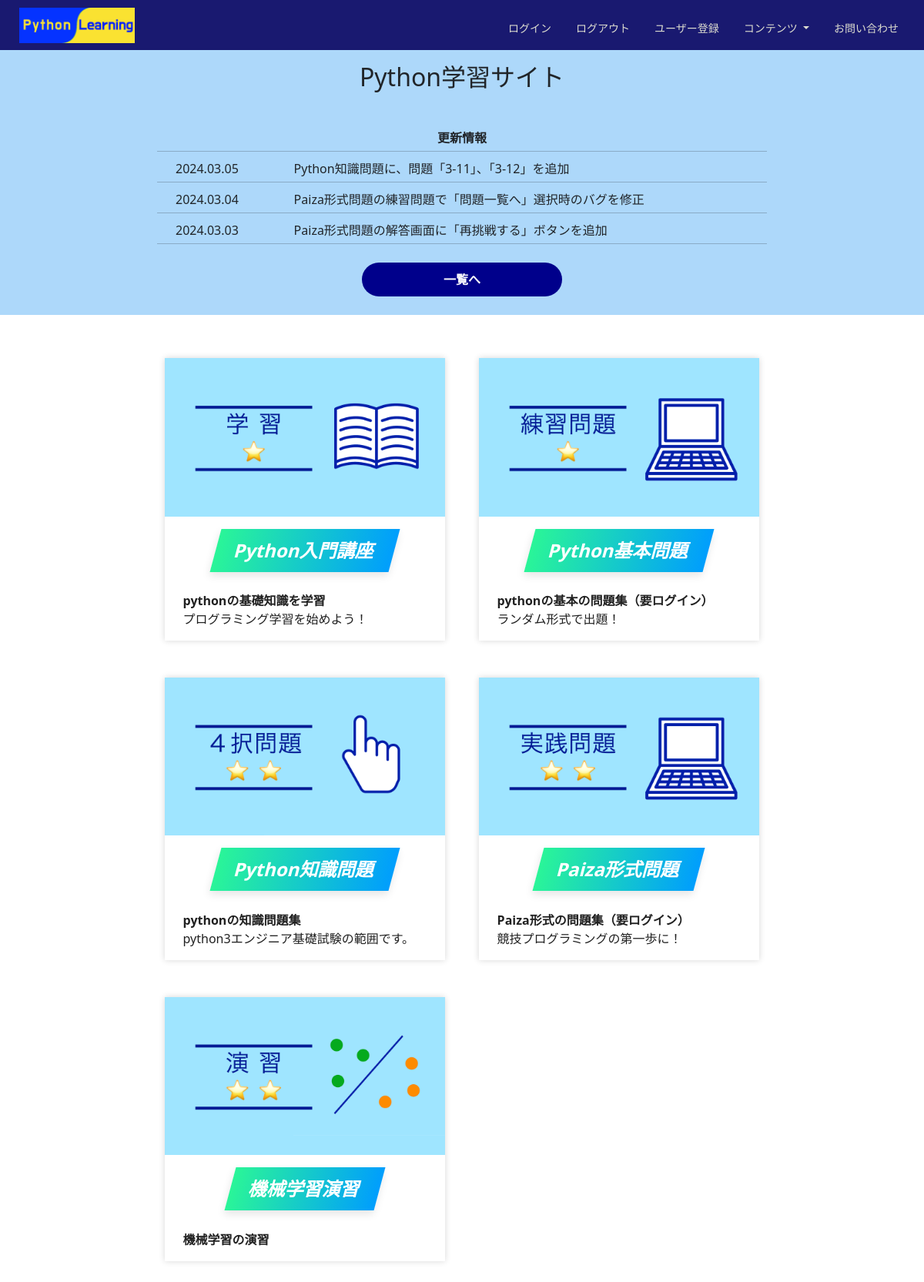
Before: / with the older database file.
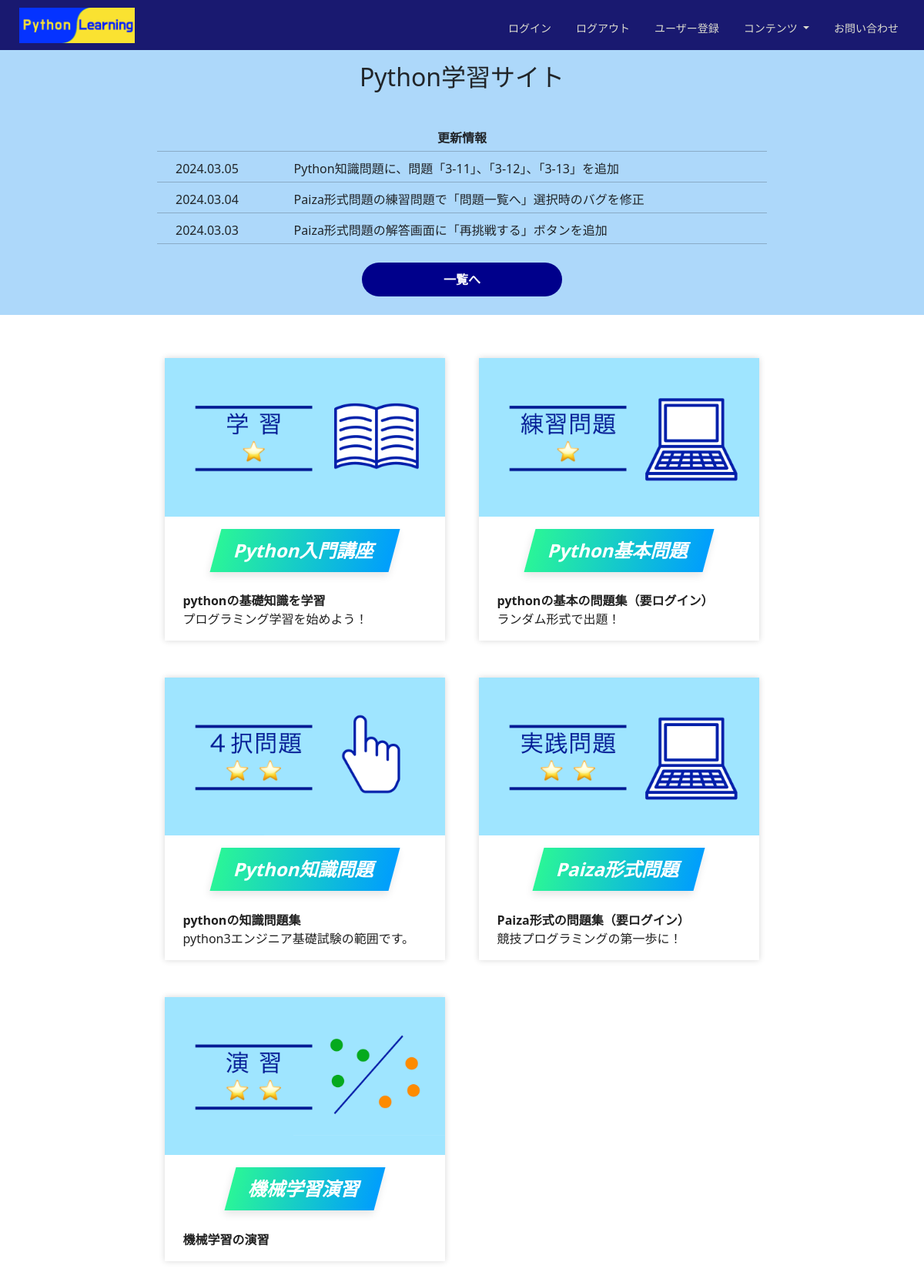
After: the same page with the newer database file.
### python_learning_app/models/index.py (models this page shows, shortened)
class News(models.Model):
    date = models.DateField(verbose_name="更新日")
    comment = models.CharField(max_length=80, verbose_name="更新内容")
    detail = models.TextField(blank=True, verbose_name="詳細")

### python_learning_app/views/index.py (the view)
# urls.py: path('', index.top_page, name='index'),
def top_page(request):
    news = News.objects.all().order_by('date').reverse()
    if len(news) < 3:
        recent = news[0:len(news)]
    else:
        recent = news[0:3]
    params = {'recent': recent, "debug": DEBUG}
    return render(request, 'python_learning/index.html', params)

### templates/python_learning/index.html (shortened to what this page needs)
{% extends 'python_learning/base.html' %}
{% load static %}
{% block css %}
<link href="{% static 'css/top.css' %}" rel="stylesheet">
{% endblock css %}
{% block content %}
<div>
<div class="pt-3" style="background-color: #add8fa;">
    <h2 class="text-center mb-5">Python学習サイト</h2>
    <div class="row">
        <div class="col-2"></div>
        <div class="col-8">
            <div class="text-center" style="font-weight: bold;">更新情報</div>
            <hr class="slight_line">
            {% for news in recent %}
            <div class="ps-4" style="display: flex;">
              <div style="width: 20%;">
                {{ news.date|date:"Y.m.d" }}
              </div>
              <div style="width: 80%;">
                {{ news.comment }}
              </div>
            </div>
            <hr class="slight_line">
            {% endfor %}
            <div class="button_list m-4">
                <a href="{% url 'python_learning:news_list' %}">一覧へ</a>
            </div>
        </div>
        <div class="col-2"></div>
    </div>
</div>
<div style="height: 40px;"></div>
<div class="row">
    <div class="col-2"></div>
    <div class="col-4">
        <div class="l-wrapper_01">
            <article class="card_01">
              <div class="card__header_01">
                <p class="card__title_01"><a href="{% url 'python_learning:intro' %}" class="button_01">Python<br class="sp_1">入門<br class="sp_2">講座</a></p>
                <figure class="card__thumbnail_01">
                    <img src="{% static 'img/index/gakushu1.png' %}" alt="サムネイル" class="card__image_01">
              </figure>
              </div>
              <div class="card__body_01">
                <p class="card__text2_01">
                  <b>pythonの基礎知識を学習</b><br>
                  プログラミング学習を始めよう！
                </p>
              </div>
            </article>
          </div>
    </div>
    <div class="col-4">
        <div class="l-wrapper_01">
            <article class="card_01">
              <div class="card__header_01">
                <p class="card__title_01"><a href="{% url 'python_learning:questions_beginner' %}" class="button_01">Python<br class="sp_1">基本<br class="sp_2">問題</a></p>
                <figure class="card__thumbnail_01">
                    <img src="{% static 'img/index/renshu1.png' %}" alt="サムネイル" class="card__image_01">
              </figure>
              </div>
              <div class="card__body_01">
                <p class="card__text2_01">
                  <b>pythonの基本の問題集（要ログイン）</b><br>
                  ランダム形式で出題！
                </p>
              </div>
            </article>
          </div>
    </div>
    <div class="col-2"></div>
</div>
<div class="row">
    <div class="col-2"></div>
    <div class="col-4">
        <div class="l-wrapper_01">
            <article class="card_01">
              <div class="card__header_01">
                <p class="card__title_01"><a href="{% url 'python_learning:chapter' %}" class="button_01">Python<br class="sp_1">知識<br class="sp_2">問題</a></p>
                <figure class="card__thumbnail_01">
                    <img src="{% static 'img/index/yontaku2.png' %}" alt="サムネイル" class="card__image_01">
              </figure>
              </div>
              <div class="card__body_01">
                <p class="card__text2_01">
                  <b>pythonの知識問題集</b><br>
                  python3エンジニア基礎試験の範囲です。
                </p>
              </div>
            </article>
          </div>
    </div>
    <div class="col-4">
        <div class="l-wrapper_01">
            <article class="card_01">
              <div class="card__header_01">
                <p class="card__title_01"><a href="{% url 'python_learning:p_like' %}" class="button_01">Paiza<br class="sp_1">形式<br class="sp_2">問題</a></p>
                <figure class="card__thumbnail_01">
                    <img src="{% static 'img/index/zissen2.png' %}" alt="サムネイル" class="card__image_01">
              </figure>
              </div>
              <div class="card__body_01">
                <p class="card__text2_01">
                  <b>Paiza形式の問題集（要ログイン）</b><br>
                  競技プログラミングの第一歩に！
                </p>
              </div>
            </article>
          </div>
    </div>
    <div class="col-2"></div>
</div>
<div class="row">
    <div class="col-2"></div>
    <div class="col-4">
        <div class="l-wrapper_01">
            <article class="card_01">
              <div class="card__header_01">
                <p class="card__title_01"><a href="{% url 'python_learning:machine_learning' %}" class="button_01">機械学習<br class="sp_1">演習</a></p>
                <figure class="card__thumbnail_01">
                    <img src="{% static 'img/index/enshu2.png' %}" alt="サムネイル" class="card__image_01">
              </figure>
              </div>
              <div class="card__body_01">
                <p class="card__text2_01">
                  <b>機械学習の演習</b>
                </p>
              </div>
            </article>
          </div>
    </div>
    <div class="col-4">
    </div>
    <div class="col-2"></div>
</div>
</div>
{% endblock content %}

### templates/python_learning/base.html (shortened to what this page needs)
<!doctype html>
{% load static %}
<html lang="ja">
  <head>
    <link href="{% static 'css/bootstrap.min.css' %}" rel="stylesheet">
    <link href="https://use.fontawesome.com/releases/v5.6.1/css/all.css" rel="stylesheet">
    <link href="{% static 'css/own.css' %}" rel="stylesheet">
    <link href="{% static 'css/top.css' %}" rel="stylesheet">
    {% block css %}{% endblock css %}
  </head>
  <body class="body_color">
    <header>
      <div class="header_innner">
        <nav style="margin-right: auto;">
        <a href="{% url 'python_learning:index' %}"><img class="app_logo" src="{% static 'img/app_logo.png' %}"></a>
        </nav>
        <nav class="navbar navbar-expand-md" data-bs-theme="dark">
        <div class="collapse navbar-collapse" id="navbarSupportedContent">
          <ul class="navbar-nav nav-underline me-auto mb-md-0" style="font-size: 14px;">
            <li class="nav-item">
              <a class="nav-link" href="{% url 'python_learning:login_view' %}">ログイン</a>
            </li>
            <li class="nav-item">
              <a class="nav-link" href="{% url 'python_learning:logout_view' %}">ログアウト</a>
            </li>
            <li class="nav-item">
              <a class="nav-link" href="{% url 'python_learning:signup_view' %}">ユーザー登録</a>
            </li>
            <li class="nav-item dropdown">
              <a class="nav-link dropdown-toggle" role="button" data-bs-toggle="dropdown" aria-expanded="false">
                コンテンツ
              </a>
            </li>
            <li class="nav-item">
              <a class="nav-link" href="{% url 'python_learning:contact' %}">お問い合わせ</a>
            </li>
          </ul>
        </div>
        </nav>
      </div>
    </header>
    {% block content %}{% endblock content %}
  </body>
</html>

### static/css/own.css (style rules this page uses)
.body_color { background-color: white; }
.slight_line { margin-top: 5px; margin-bottom: 10px; }

### static/css/top.css (style rules this page uses)
header { background-color: midnightblue; }
.header_innner { padding: 10px 25px 0px 25px; display: flex; }
.app_logo { width: 150px; height: auto; }
.button_list a { background: darkblue; border-radius: 50px; position: relative; display: flex; text-decoration: none; justify-content: space-around; align-items: center; margin: 0 auto; max-width: 260px; padding: 10px 25px; color: #FFF; transition: 0.3s ease-in-out; font-weight: 600; }
.l-wrapper_01 { margin: 1rem auto; width: 95%; }
.card_01 { background-color: #fff; box-shadow: 0 0 8px rgba(0, 0, 0, .16); color: #212121; text-decoration: none; }
.card__header_01 { display: flex; flex-wrap: wrap; }
.card__title_01 { padding: 1rem 1.5rem; font-size: 1.5rem; order: 1; margin-left: auto; margin-right: auto; margin-bottom: 0.6rem; text-align: right; font-weight: bold; text-decoration: none; }
.card__thumbnail_01 { margin: 0; order: 0; }
.card__image_01 { width: 100%; }
.card__body_01 { padding: 0 1.5rem; }
.card__text2_01 { font-size: 1rem; margin-top: 0; margin-bottom: 2rem; padding-bottom: 1rem; }
.button_01 { text-decoration: none; position: relative; display: flex; justify-content: space-around; align-items: center; margin: 0 auto; max-width: 360px; padding: 10px 25px; color: #313131; transition: 0.3s ease-in-out; font-weight: 600; transform: skew(-15deg); color: #fff; background-image: -webkit-gradient(linear, left top, right top, from(#2af598), to(#009efd)); background-image: -webkit-linear-gradient(left, #2af598 0%, #009efd 100%); background-image: linear-gradient(90deg, #2af598 0%, #009efd 100%); -webkit-box-shadow: 0 5px 10px rgba(0, 0, 0, .1); box-shadow: 0 5px 10px rgba(0, 0, 0, .1); }

Changed rows visible on the page:
changed News: comment "Python知識問題に、問題「3-11」、「3-12」を追加" → "Python知識問題に、問題「3-11」、「3-12」、「3-13」を追加"
